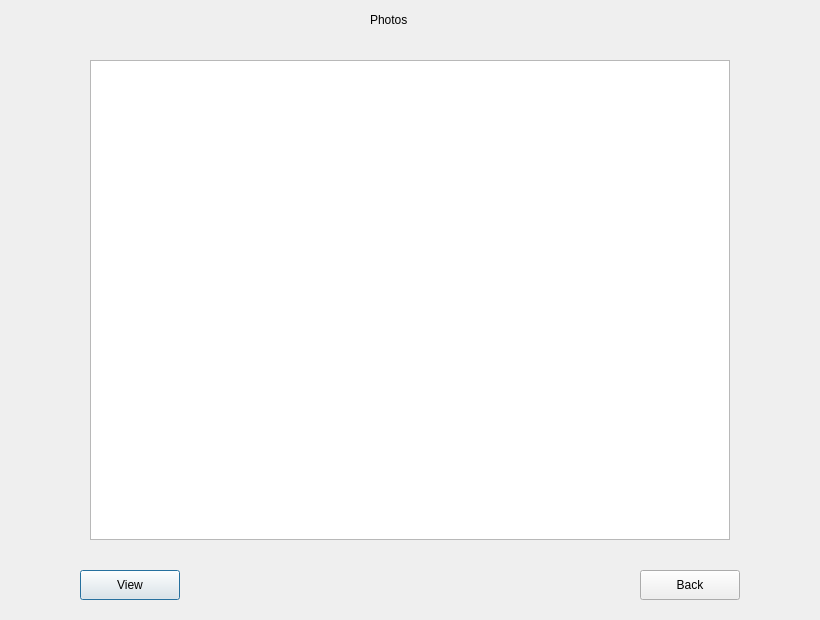
<?xml version="1.0" encoding="UTF-8"?>
<ui version="4.0">
 <class>Screen</class>
 <widget class="QDialog" name="Screen">
  <property name="geometry">
   <rect>
    <x>0</x>
    <y>0</y>
    <width>820</width>
    <height>620</height>
   </rect>
  </property>
  <property name="windowTitle">
   <string>Dialog</string>
  </property>
  <widget class="QLabel" name="headLabel">
   <property name="geometry">
    <rect>
     <x>370</x>
     <y>10</y>
     <width>51</width>
     <height>20</height>
    </rect>
   </property>
   <property name="text">
    <string>Photos</string>
   </property>
  </widget>
  <widget class="QPushButton" name="privewButton">
   <property name="geometry">
    <rect>
     <x>80</x>
     <y>570</y>
     <width>100</width>
     <height>30</height>
    </rect>
   </property>
   <property name="text">
    <string>View</string>
   </property>
  </widget>
  <widget class="QPushButton" name="quitButton">
   <property name="geometry">
    <rect>
     <x>640</x>
     <y>570</y>
     <width>100</width>
     <height>30</height>
    </rect>
   </property>
   <property name="text">
    <string>Back</string>
   </property>
  </widget>
  <widget class="QListView" name="listView">
   <property name="geometry">
    <rect>
     <x>90</x>
     <y>60</y>
     <width>640</width>
     <height>480</height>
    </rect>
   </property>
  </widget>
  <widget class="QLabel" name="pictureName">
   <property name="geometry">
    <rect>
     <x>400</x>
     <y>560</y>
     <width>181</width>
     <height>20</height>
    </rect>
   </property>
   <property name="text">
    <string/>
   </property>
  </widget>
 </widget>
 <resources/>
 <connections/>
</ui>
